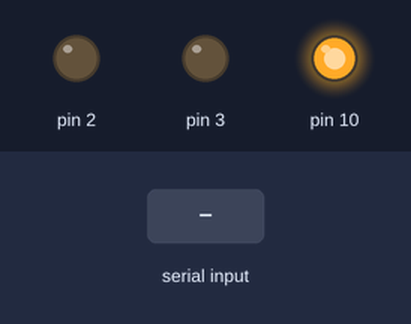
The program below on a simulated Arduino Nano, built with avr-gcc and run on an emulated ATmega328P. Parts: output pins drawn as LEDs (lit = HIGH). Dashed ring = blinking. The inputs (shaded band) are chosen by the test bench.

Above: at 1.2 s.
1.3 s: "90,45\n" received over Serial
At 1.4 s:
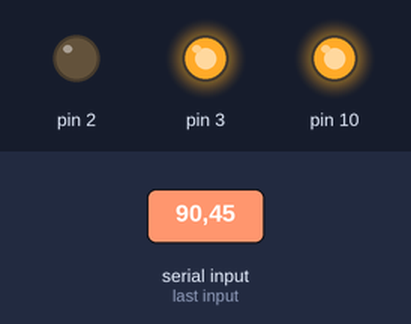
4.3 s: "1\n" received over Serial
At 5.0 s:
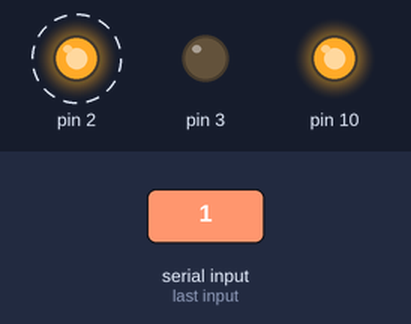
7.3 s: "30,150\n" received over Serial
At 11.3 s:
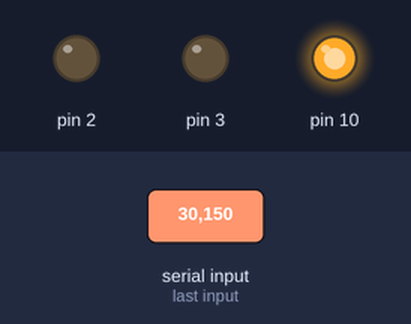
Timing chart, 0 to 12.8 s (numbered marks = the images above; inputs shaded):
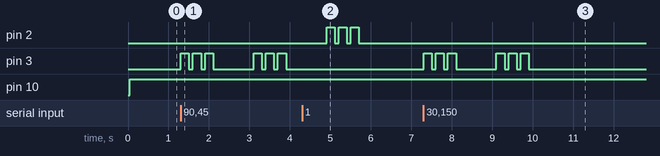

Measured:
- after the input at 1.3 s, pin 3: LOW → HIGH at once, → LOW 0.20 s later, → HIGH 0.10 s later, → LOW 0.20 s later, … (12 changes in this stretch)
- after the input at 4.3 s, pin 2: alternates HIGH for 0.20 s and LOW for 0.10 s, 6 changes in all, then stays LOW, starting after 0.61 s
- after the input at 7.3 s, pin 3: LOW → HIGH at once, → LOW 0.20 s later, → HIGH 0.10 s later, → LOW 0.20 s later, … (12 changes in this stretch)

The program:

main.cpp
```cpp
#include <Arduino.h>
#include <MCP4251.h>
#define numBytes 5

char data[numBytes];
int player = 0;
int damage = 0;
int numSize = 0;

void setup()
{
	Serial.begin(9600);
	MCP4251init();
	MCP4251writeData(WIPER0ADD, 0);
	MCP4251writeData(WIPER1ADD, 0);
	DDRD |= (1 << 2);
	DDRD |= (1 << 3);
	PORTD &= ~(1 << 2);
	PORTD &= ~(1 << 3);
}

void loop()
{
	if (Serial.available() > 0)
	{
		damage = 0;
		memset(data, 0, numBytes);
		numSize = Serial.readBytesUntil('\n', data, numBytes);

		// Select player
		if ((data[0] - '0') == 1)
		{
			player = 1;
		}
		else
		{
			player = 2;
		}

		// Concatenate byte array to form single numer
		switch (numSize)
		{
		case 3:
			damage = data[2] - '0';
			numSize = 0;
			break;
		case 4:
			damage = (data[2] - '0') * 10 + (data[3] - '0');
			numSize = 0;
			break;
		case 5:
			damage = (data[2] - '0') * 100 + (data[3] - '0') * 10 + (data[4] - '0');
			numSize = 0;
			break;
		default:
			numSize = 0;
			break;
		}

		// Damage the selected player
		if (player == 1)
		{
			PORTD |= (1 << 2);
			delay(200);
			PORTD &= ~(1 << 2);
			delay(100);

			PORTD |= (1 << 2);
			delay(200);
			PORTD &= ~(1 << 2);
			delay(100);

			PORTD |= (1 << 2);
			delay(200);
			PORTD &= ~(1 << 2);

			MCP4251writeData(WIPER0ADD, damage);
			delay(1000);
			MCP4251writeData(WIPER0ADD, 0);
			player = 0;
		}
		else if (player == 2)
		{
			PORTD |= (1 << 3);
			delay(200);
			PORTD &= ~(1 << 3);
			delay(100);

			PORTD |= (1 << 3);
			delay(200);
			PORTD &= ~(1 << 3);
			delay(100);

			PORTD |= (1 << 3);
			delay(200);
			PORTD &= ~(1 << 3);

			MCP4251writeData(WIPER1ADD, damage);
			delay(1000);
			MCP4251writeData(WIPER1ADD, 0);
			player = 0;
		}
	}
}
```
